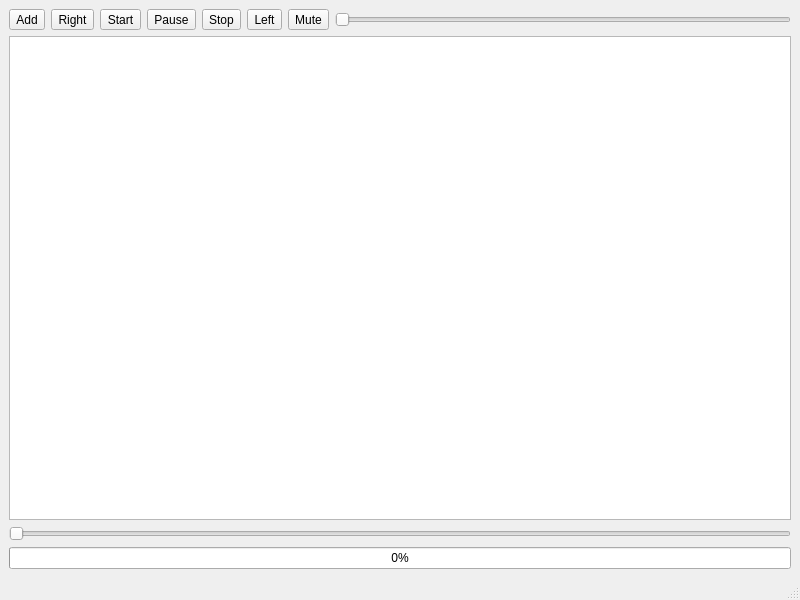
<?xml version="1.0" encoding="UTF-8"?>
<ui version="4.0">
 <class>MainWindow</class>
 <widget class="QMainWindow" name="MainWindow">
  <property name="geometry">
   <rect>
    <x>0</x>
    <y>0</y>
    <width>800</width>
    <height>600</height>
   </rect>
  </property>
  <property name="windowTitle">
   <string>MainWindow</string>
  </property>
  <widget class="QWidget" name="centralwidget">
   <layout class="QVBoxLayout" name="verticalLayout_2">
    <item>
     <layout class="QVBoxLayout" name="verticalLayout">
      <item>
       <layout class="QHBoxLayout" name="horizontalLayout">
        <item>
         <widget class="QToolButton" name="btn_add">
          <property name="text">
           <string>Add</string>
          </property>
         </widget>
        </item>
        <item>
         <widget class="QToolButton" name="btn_right">
          <property name="text">
           <string>Right</string>
          </property>
         </widget>
        </item>
        <item>
         <widget class="QToolButton" name="btn_start">
          <property name="text">
           <string>Start</string>
          </property>
         </widget>
        </item>
        <item>
         <widget class="QToolButton" name="btn_pause">
          <property name="text">
           <string>Pause</string>
          </property>
         </widget>
        </item>
        <item>
         <widget class="QToolButton" name="btn_stop">
          <property name="text">
           <string>Stop</string>
          </property>
         </widget>
        </item>
        <item>
         <widget class="QToolButton" name="btn_left">
          <property name="text">
           <string>Left</string>
          </property>
         </widget>
        </item>
        <item>
         <widget class="QToolButton" name="btn_mute">
          <property name="text">
           <string>Mute</string>
          </property>
         </widget>
        </item>
        <item>
         <widget class="QSlider" name="sld_volume">
          <property name="orientation">
           <enum>Qt::Horizontal</enum>
          </property>
         </widget>
        </item>
       </layout>
      </item>
      <item>
       <widget class="QTableView" name="tableView"/>
      </item>
      <item>
       <widget class="QSlider" name="horizontalSlider">
        <property name="maximum">
         <number>100</number>
        </property>
        <property name="orientation">
         <enum>Qt::Horizontal</enum>
        </property>
       </widget>
      </item>
      <item>
       <widget class="QProgressBar" name="progressBar">
        <property name="value">
         <number>0</number>
        </property>
       </widget>
      </item>
     </layout>
    </item>
   </layout>
  </widget>
  <widget class="QMenuBar" name="menubar">
   <property name="geometry">
    <rect>
     <x>0</x>
     <y>0</y>
     <width>800</width>
     <height>21</height>
    </rect>
   </property>
  </widget>
  <widget class="QStatusBar" name="statusbar"/>
 </widget>
 <resources/>
 <connections/>
</ui>
